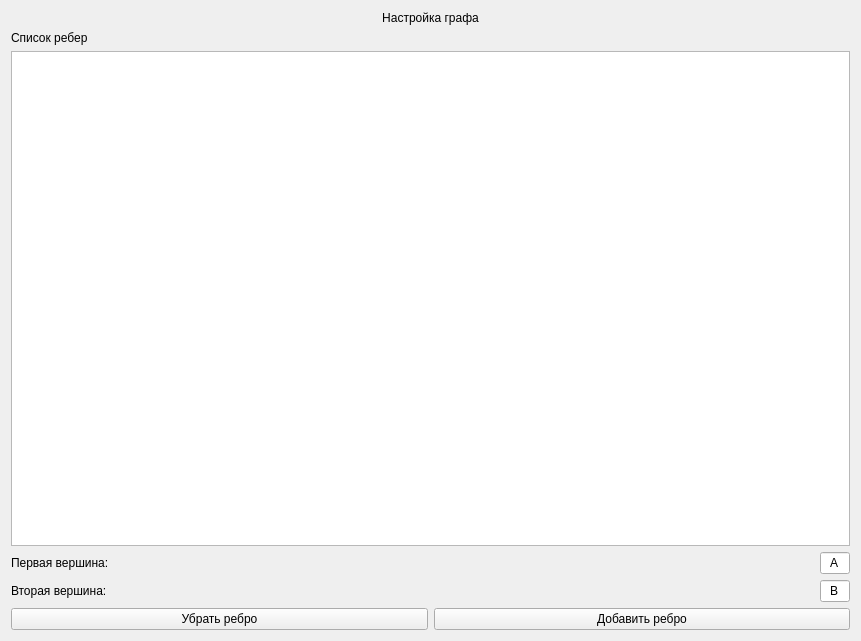
<?xml version="1.0" encoding="UTF-8"?>
<ui version="4.0">
 <class>GraphEditWidget</class>
 <widget class="QWidget" name="GraphEditWidget">
  <property name="geometry">
   <rect>
    <x>0</x>
    <y>0</y>
    <width>861</width>
    <height>641</height>
   </rect>
  </property>
  <property name="windowTitle">
   <string>Form</string>
  </property>
  <layout class="QVBoxLayout" name="verticalLayout">
   <item>
    <layout class="QVBoxLayout" name="verticalLayout_6">
     <item>
      <widget class="QLabel" name="graphEditLabel">
       <property name="styleSheet">
        <string notr="true">

font: 8pt &quot;Arial black&quot;;</string>
       </property>
       <property name="text">
        <string>Настройка графа</string>
       </property>
       <property name="alignment">
        <set>Qt::AlignCenter</set>
       </property>
      </widget>
     </item>
     <item>
      <widget class="QLabel" name="edgeListLabel">
       <property name="text">
        <string>Список ребер</string>
       </property>
      </widget>
     </item>
     <item>
      <widget class="QListView" name="edgeList"/>
     </item>
     <item>
      <layout class="QHBoxLayout" name="horizontalLayout_7">
       <item>
        <widget class="QLabel" name="firstEdgeLabel">
         <property name="minimumSize">
          <size>
           <width>100</width>
           <height>0</height>
          </size>
         </property>
         <property name="text">
          <string>Первая вершина:</string>
         </property>
        </widget>
       </item>
       <item>
        <widget class="QLineEdit" name="firstVertexLineEdit">
         <property name="sizePolicy">
          <sizepolicy hsizetype="Fixed" vsizetype="Fixed">
           <horstretch>0</horstretch>
           <verstretch>0</verstretch>
          </sizepolicy>
         </property>
         <property name="maximumSize">
          <size>
           <width>30</width>
           <height>16777215</height>
          </size>
         </property>
         <property name="text">
          <string>A</string>
         </property>
         <property name="maxLength">
          <number>2</number>
         </property>
         <property name="alignment">
          <set>Qt::AlignCenter</set>
         </property>
        </widget>
       </item>
      </layout>
     </item>
     <item>
      <layout class="QHBoxLayout" name="horizontalLayout_8">
       <item>
        <widget class="QLabel" name="secondEdgeLabel">
         <property name="minimumSize">
          <size>
           <width>100</width>
           <height>0</height>
          </size>
         </property>
         <property name="text">
          <string>Вторая вершина:</string>
         </property>
        </widget>
       </item>
       <item>
        <widget class="QLineEdit" name="secondVertexLineEdit">
         <property name="sizePolicy">
          <sizepolicy hsizetype="Fixed" vsizetype="Fixed">
           <horstretch>0</horstretch>
           <verstretch>0</verstretch>
          </sizepolicy>
         </property>
         <property name="maximumSize">
          <size>
           <width>30</width>
           <height>16777215</height>
          </size>
         </property>
         <property name="text">
          <string>B</string>
         </property>
         <property name="maxLength">
          <number>2</number>
         </property>
         <property name="alignment">
          <set>Qt::AlignCenter</set>
         </property>
        </widget>
       </item>
      </layout>
     </item>
    </layout>
   </item>
   <item>
    <layout class="QHBoxLayout" name="horizontalLayout_9">
     <item>
      <widget class="QPushButton" name="removeEdgeButton">
       <property name="text">
        <string>Убрать ребро</string>
       </property>
      </widget>
     </item>
     <item>
      <widget class="QPushButton" name="addEdgeButton">
       <property name="text">
        <string>Добавить ребро</string>
       </property>
      </widget>
     </item>
    </layout>
   </item>
  </layout>
 </widget>
 <resources/>
 <connections/>
</ui>
